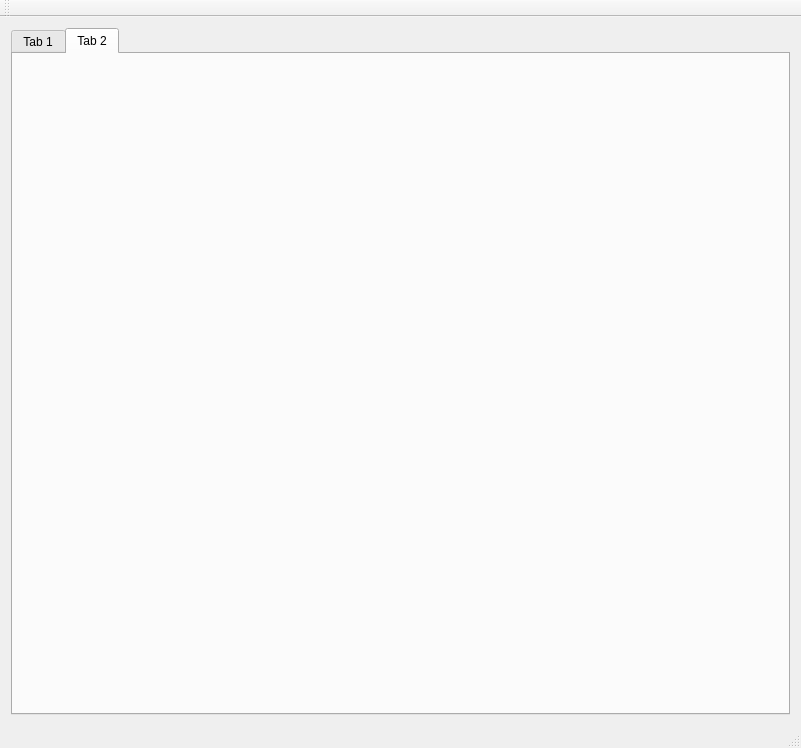
<?xml version="1.0" encoding="UTF-8"?>
<ui version="4.0">
 <class>MainWindow</class>
 <widget class="QMainWindow" name="MainWindow">
  <property name="geometry">
   <rect>
    <x>0</x>
    <y>0</y>
    <width>801</width>
    <height>748</height>
   </rect>
  </property>
  <property name="windowTitle">
   <string>MainWindow</string>
  </property>
  <widget class="QWidget" name="centralWidget">
   <layout class="QVBoxLayout" name="verticalLayout">
    <item>
     <widget class="QTabWidget" name="tabWidget">
      <property name="currentIndex">
       <number>1</number>
      </property>
      <widget class="QWidget" name="tab">
       <attribute name="title">
        <string>Tab 1</string>
       </attribute>
       <layout class="QVBoxLayout" name="verticalLayout_4">
        <item>
         <layout class="QVBoxLayout" name="verticalLayout_3">
          <item>
           <layout class="QHBoxLayout" name="horizontalLayout">
            <item>
             <widget class="QLineEdit" name="lineUrl"/>
            </item>
            <item>
             <widget class="QPushButton" name="buttonDownload">
              <property name="text">
               <string>Download</string>
              </property>
             </widget>
            </item>
           </layout>
          </item>
          <item>
           <layout class="QHBoxLayout" name="horizontalLayout_4">
            <item>
             <widget class="QTextEdit" name="content"/>
            </item>
            <item>
             <layout class="QVBoxLayout" name="verticalLayout_2">
              <item>
               <widget class="QTableWidget" name="fileManager"/>
              </item>
              <item>
               <layout class="QHBoxLayout" name="horizontalLayout_2">
                <item>
                 <widget class="QLabel" name="label">
                  <property name="text">
                   <string>Last Modified</string>
                  </property>
                 </widget>
                </item>
                <item>
                 <widget class="QDateTimeEdit" name="lineLastModified">
                  <property name="enabled">
                   <bool>false</bool>
                  </property>
                 </widget>
                </item>
               </layout>
              </item>
             </layout>
            </item>
           </layout>
          </item>
         </layout>
        </item>
       </layout>
      </widget>
      <widget class="QWidget" name="tab_2">
       <attribute name="title">
        <string>Tab 2</string>
       </attribute>
       <layout class="QHBoxLayout" name="horizontalLayout_3">
        <item>
         <widget class="FileManager" name="widget" native="true"/>
        </item>
       </layout>
      </widget>
     </widget>
    </item>
   </layout>
  </widget>
  <widget class="QMenuBar" name="menuBar">
   <property name="geometry">
    <rect>
     <x>0</x>
     <y>0</y>
     <width>801</width>
     <height>21</height>
    </rect>
   </property>
  </widget>
  <widget class="QToolBar" name="mainToolBar">
   <attribute name="toolBarArea">
    <enum>TopToolBarArea</enum>
   </attribute>
   <attribute name="toolBarBreak">
    <bool>false</bool>
   </attribute>
  </widget>
  <widget class="QStatusBar" name="statusBar"/>
 </widget>
 <layoutdefault spacing="6" margin="11"/>
 <customwidgets>
  <customwidget>
   <class>FileManager</class>
   <extends>QWidget</extends>
   <header>filemanager.h</header>
   <container>1</container>
  </customwidget>
 </customwidgets>
 <resources/>
 <connections/>
</ui>
